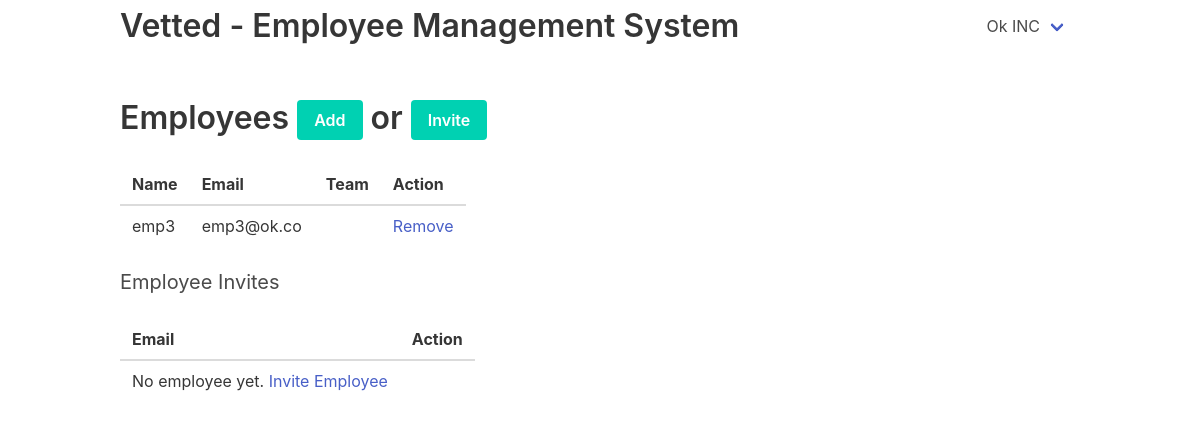
Page / (signed in) on the earlier database version.
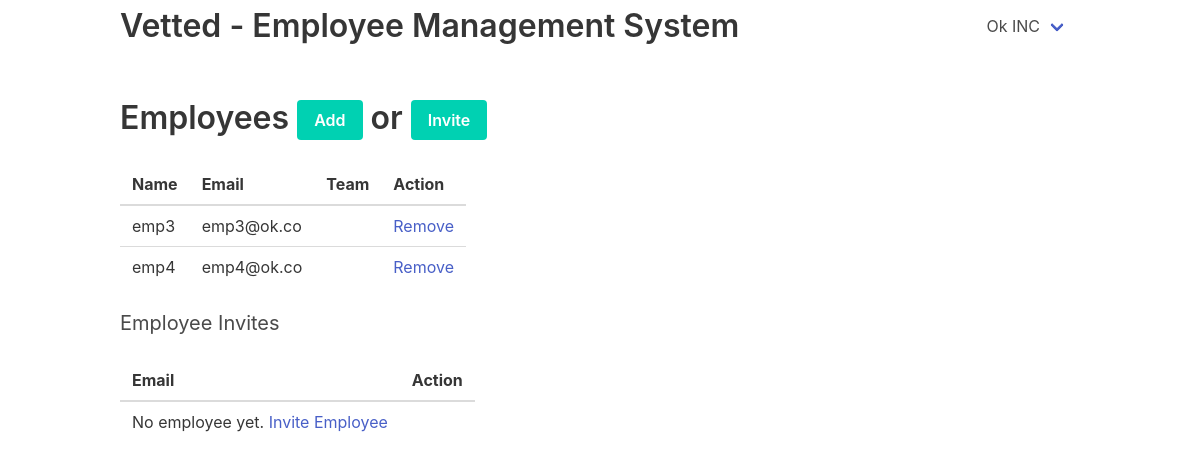
Same page on the later database version.
### users/models.py (models this page shows, shortened)
class User(AbstractBaseUser):
    ADMIN = 1
    COMPANY = 2
    EMPLOYEE = 3
    USER_TYPE_CHOICES = [
        (ADMIN, 'Admin'),
        (COMPANY, 'Company'),
        (EMPLOYEE, 'Employee'),
    ]
    name = models.CharField(
        verbose_name='name or company name',
        max_length=100,
        blank=True, null=True
    )
    email = models.EmailField(
        verbose_name='email address',
        max_length=255,
        unique=True,
    )
    user_type = models.PositiveSmallIntegerField(
        choices=USER_TYPE_CHOICES,
        default=COMPANY,
    )
    is_active = models.BooleanField(default=True)
    is_admin = models.BooleanField(default=False)
    created_by = models.ForeignKey('self', null=True, blank=True, on_delete=models.CASCADE)
    objects = UserManager()
    USERNAME_FIELD = 'email'
    @property
    def is_company(self):
        return self.user_type == self.COMPANY

### users/views.py (the view)
# urls.py: path('', index, name='index'),
def index(request):
    users = []
    invites = []
    if request.user.is_authenticated and request.user.is_company:
        users = User.objects.filter(user_type=3, created_by=request.user)
        invites = Invite.objects.filter(created_by=request.user)
    context = {'users': users, 'invites': invites}
    return render(request, 'index.html', context)

### templates/index.html (shortened to what this page needs)
{% extends 'base.html' %}
{% block content %}
{% if user.is_authenticated and user.is_admin %}
  Hi {{ user.email }}!
  {{user.get_user_type_display}}
  <p><a href="{% url 'logout' %}">logout</a></p>
{% elif user.is_authenticated and user.is_company %}
  <h2 class="title">Employees <a href="/add-employee/" class="button is-primary">Add</a> or <a href="/invite-employee/" class="button is-primary">Invite</a></h2>
  <table class="table" id="employee_table">
      <thead>
        <tr>
          <th>Name</th>
          <th>Email</th>
          <th>Team</th>
          <th>Action</th>
        </tr>
      </thead>
      <tbody id="employee_tbody">
        {% for employee in users %}
        <tr>
        <td>{{employee.name}}</td>
        <td>{{employee.email}} </td>
        <td></td>
        <td><a href="/remove-employee/{{employee.id}}/">Remove</a></td>
        </tr>
        {% empty %}
        <td>No employee yet. <a href="/add-employee/">Add Employee</a></td>
        {% endfor %}
      </tbody>
    </table>
    <h2 class="subtitle">Employee Invites</h2>
    <table class="table">
        <thead>
          <tr>
            <th>Email</th>
            <th>Action</th>
          </tr>
        </thead>
        <tbody>
          {% for invite in invites %}
          <tr>
          <td>{{invite.email}}</td>
          <td><a href="/invite-employee/{{invite.token}}/">Invite URL</a></td>
          </tr>
          {% empty %}
          <td>No employee yet. <a href="/invite-employee/">Invite Employee</a></td>
          {% endfor %}
        </tbody>
      </table>
{% elif user.is_authenticated and user.is_employee %}
    <p><strong>Name:</strong> {{user.name}}</p>
    <p><strong>Email:</strong> {{user.email}}</p>
    <br>
    <a href="/users/edit-profile/" class="button is-primary">Edit Profile</a>
{% else %}
  <h2 class="subtitle">You are not logged in</h2>
  <a href="{% url 'login' %}" class="button is-primary">Login</a>
{% endif %}
{% endblock %}

### templates/base.html (shortened to what this page needs)
<!DOCTYPE html>
<html>
  <head>
    <link rel="stylesheet" href="https://cdnjs.cloudflare.com/ajax/libs/bulma/0.7.5/css/bulma.min.css">
  </head>
  <body>
      <nav class="navbar is-transparent">
          <div class="container">
            <div class="navbar-brand">
              <a class="navbar-item" href="/">
                <h1 class="title">Vetted - Employee Management System</h1>
              </a>
            </div>
              {% if user.is_authenticated %}
              <div class="navbar-end">
                <div class="navbar-item has-dropdown is-hoverable">
                  <a class="navbar-link">
                    {{ user.name|default:user.email }}
                  </a>
                </div>
              </div>
              {% endif %}
            </div>
        </nav>
  <section class="section">
    <div class="container">
      {% block content %}
      {% endblock %}
    </div>
  </section>
  </body>
</html>

Differences in the rows shown:
added User: name "emp4", email "emp4@ok.co"
